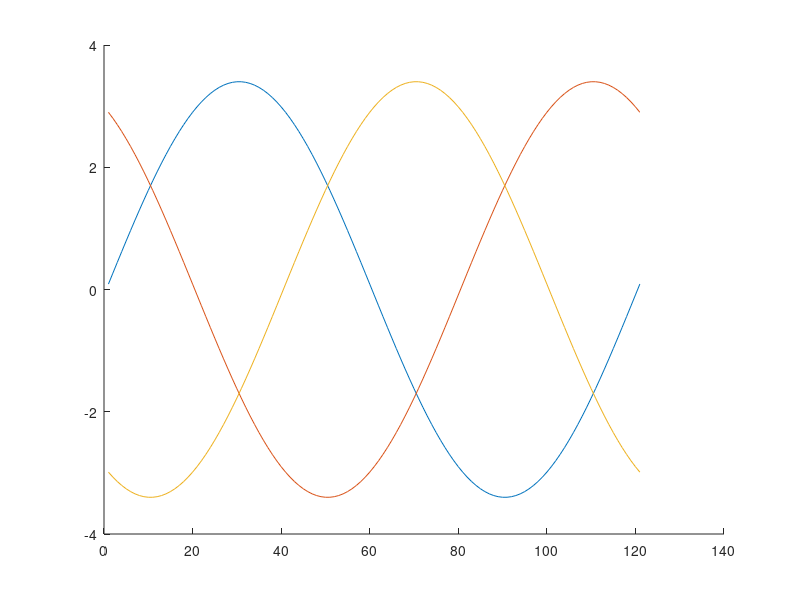

Write MATLAB code to recreate this figure.
close all
clear all
clc
f_rede = 60; %freq da rede
Vref = 3.4; %a tensao de referencia maxima eh 3.4607
fs = 7200; %frequencia de amostragem (7 segmentos)
n_pontos_t = fs/f_rede;
n_pontos = n_pontos_t+1;
time = linspace(1/(2*fs),(1/f_rede+1/(2*fs)),n_pontos); %vetor de tempo
for k=1:length(time)
    VA(k) = Vref*sin(time(k)*2*pi*f_rede);
    VB(k) = Vref*sin(time(k)*2*pi*f_rede+2*pi/3);
    VC(k) = Vref*sin(time(k)*2*pi*f_rede+4*pi/3);
end
figure
hold on
plot(VA)
plot(VB)
plot(VC)
hold off